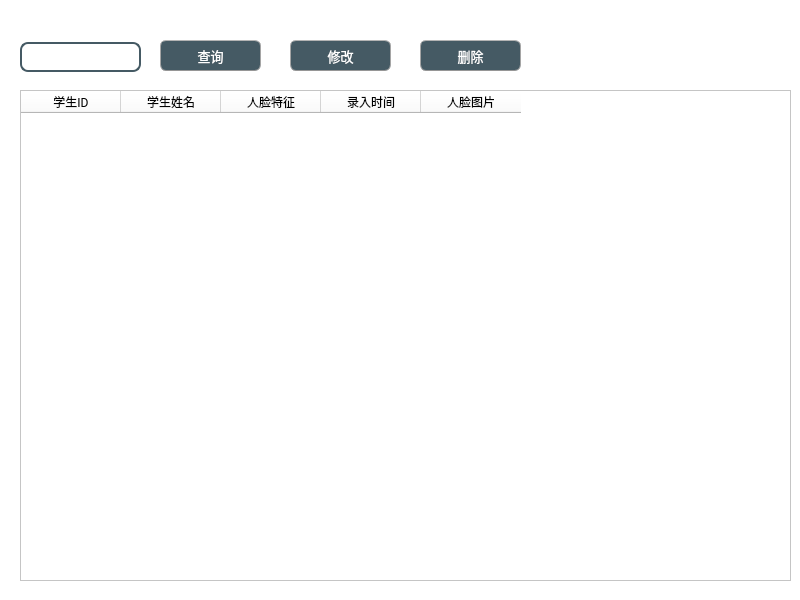
<?xml version="1.0" encoding="UTF-8"?>
<ui version="4.0">
 <class>FaceRecordForm</class>
 <widget class="QWidget" name="FaceRecordForm">
  <property name="geometry">
   <rect>
    <x>0</x>
    <y>0</y>
    <width>800</width>
    <height>600</height>
   </rect>
  </property>
  <property name="windowTitle">
   <string>Form</string>
  </property>
  <property name="styleSheet">
   <string notr="true">background-color: rgb(255, 255, 255);</string>
  </property>
  <widget class="QPushButton" name="pushButton_search">
   <property name="geometry">
    <rect>
     <x>160</x>
     <y>40</y>
     <width>101</width>
     <height>31</height>
    </rect>
   </property>
   <property name="font">
    <font>
     <family>Roboto</family>
     <pointsize>10</pointsize>
     <weight>50</weight>
     <bold>false</bold>
    </font>
   </property>
   <property name="styleSheet">
    <string notr="true">QPushButton{
	
	color: rgb(255, 255, 255);
	border-width: 1px;
	border-radius: 6px;
	border-bottom-color: rgb(150,150,150);
	border-right-color: rgb(165,165,165);
	border-left-color: rgb(165,165,165);
	border-top-color: rgb(180,180,180);
	border-style: solid;
	padding: 4px;
	background-color: rgb(69, 90, 100);
}
QPushButton:hover{
	color: rgb(255, 255, 255);
	border-width: 1px;
	border-radius:6px;
	border-top-color: rgb(255,150,60);
	border-right-color: qlineargradient(spread:pad, x1:0, y1:1, x2:1, y2:0, stop:0 rgba(200, 70, 20, 255), stop:1 rgba(255,150,60, 255));
	border-left-color:  qlineargradient(spread:pad, x1:1, y1:0, x2:0, y2:0, stop:0 rgba(200, 70, 20, 255), stop:1 rgba(255,150,60, 255));
	border-bottom-color: rgb(200,70,20);
	border-style: solid;
	padding: 2px;
	background-color: rgb(69, 90, 100);
}
QPushButton:default{
	color: rgb(255, 255, 255);
	border-width: 1px;
	border-radius:6px;
	border-top-color: rgb(255,150,60);
	border-right-color: qlineargradient(spread:pad, x1:0, y1:1, x2:1, y2:0, stop:0 rgba(200, 70, 20, 255), stop:1 rgba(255,150,60, 255));
	border-left-color:  qlineargradient(spread:pad, x1:1, y1:0, x2:0, y2:0, stop:0 rgba(200, 70, 20, 255), stop:1 rgba(255,150,60, 255));
	border-bottom-color: rgb(200,70,20);
	border-style: solid;
	padding: 2px;
	background-color: qlineargradient(spread:pad, x1:0.5, y1:1, x2:0.5, y2:0, stop:0 rgba(220, 220, 220, 255), stop:1 rgba(255, 255, 255, 255));
}
QPushButton:pressed{
	color: rgb(255, 255, 255);
	border-width: 1px;
	border-radius: 6px;
	border-width: 1px;
	border-top-color: rgba(255,150,60,200);
	border-right-color: qlineargradient(spread:pad, x1:0, y1:1, x2:1, y2:0, stop:0 rgba(200, 70, 20, 255), stop:1 rgba(255,150,60, 200));
	border-left-color:  qlineargradient(spread:pad, x1:1, y1:0, x2:0, y2:0, stop:0 rgba(200, 70, 20, 255), stop:1 rgba(255,150,60, 200));
	border-bottom-color: rgba(200,70,20,200);
	border-style: solid;
	padding: 2px;
	
	background-color: rgb(129, 156, 169);
	
}</string>
   </property>
   <property name="text">
    <string>查询</string>
   </property>
   <property name="icon">
    <iconset resource="resource.qrc">
     <normaloff>:/icon/pic/search.png</normaloff>:/icon/pic/search.png</iconset>
   </property>
  </widget>
  <widget class="QPushButton" name="pushButton_modify">
   <property name="geometry">
    <rect>
     <x>290</x>
     <y>40</y>
     <width>101</width>
     <height>31</height>
    </rect>
   </property>
   <property name="font">
    <font>
     <family>Roboto</family>
     <pointsize>10</pointsize>
     <weight>50</weight>
     <bold>false</bold>
    </font>
   </property>
   <property name="styleSheet">
    <string notr="true">QPushButton{
	
	color: rgb(255, 255, 255);
	border-width: 1px;
	border-radius: 6px;
	border-bottom-color: rgb(150,150,150);
	border-right-color: rgb(165,165,165);
	border-left-color: rgb(165,165,165);
	border-top-color: rgb(180,180,180);
	border-style: solid;
	padding: 4px;
	background-color: rgb(69, 90, 100);
}
QPushButton:hover{
	color: rgb(255, 255, 255);
	border-width: 1px;
	border-radius:6px;
	border-top-color: rgb(255,150,60);
	border-right-color: qlineargradient(spread:pad, x1:0, y1:1, x2:1, y2:0, stop:0 rgba(200, 70, 20, 255), stop:1 rgba(255,150,60, 255));
	border-left-color:  qlineargradient(spread:pad, x1:1, y1:0, x2:0, y2:0, stop:0 rgba(200, 70, 20, 255), stop:1 rgba(255,150,60, 255));
	border-bottom-color: rgb(200,70,20);
	border-style: solid;
	padding: 2px;
	background-color: rgb(69, 90, 100);
}
QPushButton:default{
	color: rgb(255, 255, 255);
	border-width: 1px;
	border-radius:6px;
	border-top-color: rgb(255,150,60);
	border-right-color: qlineargradient(spread:pad, x1:0, y1:1, x2:1, y2:0, stop:0 rgba(200, 70, 20, 255), stop:1 rgba(255,150,60, 255));
	border-left-color:  qlineargradient(spread:pad, x1:1, y1:0, x2:0, y2:0, stop:0 rgba(200, 70, 20, 255), stop:1 rgba(255,150,60, 255));
	border-bottom-color: rgb(200,70,20);
	border-style: solid;
	padding: 2px;
	background-color: qlineargradient(spread:pad, x1:0.5, y1:1, x2:0.5, y2:0, stop:0 rgba(220, 220, 220, 255), stop:1 rgba(255, 255, 255, 255));
}
QPushButton:pressed{
	color: rgb(255, 255, 255);
	border-width: 1px;
	border-radius: 6px;
	border-width: 1px;
	border-top-color: rgba(255,150,60,200);
	border-right-color: qlineargradient(spread:pad, x1:0, y1:1, x2:1, y2:0, stop:0 rgba(200, 70, 20, 255), stop:1 rgba(255,150,60, 200));
	border-left-color:  qlineargradient(spread:pad, x1:1, y1:0, x2:0, y2:0, stop:0 rgba(200, 70, 20, 255), stop:1 rgba(255,150,60, 200));
	border-bottom-color: rgba(200,70,20,200);
	border-style: solid;
	padding: 2px;
	
	background-color: rgb(129, 156, 169);
	
}</string>
   </property>
   <property name="text">
    <string>修改</string>
   </property>
   <property name="icon">
    <iconset resource="resource.qrc">
     <normaloff>:/icon/pic/change.png</normaloff>:/icon/pic/change.png</iconset>
   </property>
  </widget>
  <widget class="QTableWidget" name="tableWidget">
   <property name="geometry">
    <rect>
     <x>20</x>
     <y>90</y>
     <width>771</width>
     <height>491</height>
    </rect>
   </property>
   <property name="font">
    <font>
     <family>Roboto</family>
    </font>
   </property>
   <property name="styleSheet">
    <string notr="true"/>
   </property>
   <column>
    <property name="text">
     <string>学生ID</string>
    </property>
    <property name="font">
     <font>
      <family>Roboto</family>
     </font>
    </property>
    <property name="textAlignment">
     <set>AlignCenter</set>
    </property>
   </column>
   <column>
    <property name="text">
     <string>学生姓名</string>
    </property>
    <property name="font">
     <font>
      <family>Roboto</family>
      <underline>false</underline>
     </font>
    </property>
    <property name="textAlignment">
     <set>AlignCenter</set>
    </property>
   </column>
   <column>
    <property name="text">
     <string>人脸特征</string>
    </property>
    <property name="font">
     <font>
      <family>Roboto</family>
     </font>
    </property>
    <property name="textAlignment">
     <set>AlignCenter</set>
    </property>
   </column>
   <column>
    <property name="text">
     <string>录入时间</string>
    </property>
    <property name="font">
     <font>
      <family>Roboto</family>
     </font>
    </property>
    <property name="textAlignment">
     <set>AlignCenter</set>
    </property>
   </column>
   <column>
    <property name="text">
     <string>人脸图片</string>
    </property>
    <property name="textAlignment">
     <set>AlignCenter</set>
    </property>
   </column>
  </widget>
  <widget class="QPushButton" name="pushButton_delete">
   <property name="geometry">
    <rect>
     <x>420</x>
     <y>40</y>
     <width>101</width>
     <height>31</height>
    </rect>
   </property>
   <property name="font">
    <font>
     <family>Roboto</family>
     <pointsize>10</pointsize>
     <weight>50</weight>
     <bold>false</bold>
    </font>
   </property>
   <property name="styleSheet">
    <string notr="true">QPushButton{
	
	color: rgb(255, 255, 255);
	border-width: 1px;
	border-radius: 6px;
	border-bottom-color: rgb(150,150,150);
	border-right-color: rgb(165,165,165);
	border-left-color: rgb(165,165,165);
	border-top-color: rgb(180,180,180);
	border-style: solid;
	padding: 4px;
	background-color: rgb(69, 90, 100);
}
QPushButton:hover{
	color: rgb(255, 255, 255);
	border-width: 1px;
	border-radius:6px;
	border-top-color: rgb(255,150,60);
	border-right-color: qlineargradient(spread:pad, x1:0, y1:1, x2:1, y2:0, stop:0 rgba(200, 70, 20, 255), stop:1 rgba(255,150,60, 255));
	border-left-color:  qlineargradient(spread:pad, x1:1, y1:0, x2:0, y2:0, stop:0 rgba(200, 70, 20, 255), stop:1 rgba(255,150,60, 255));
	border-bottom-color: rgb(200,70,20);
	border-style: solid;
	padding: 2px;
	background-color: rgb(69, 90, 100);
}
QPushButton:default{
	color: rgb(255, 255, 255);
	border-width: 1px;
	border-radius:6px;
	border-top-color: rgb(255,150,60);
	border-right-color: qlineargradient(spread:pad, x1:0, y1:1, x2:1, y2:0, stop:0 rgba(200, 70, 20, 255), stop:1 rgba(255,150,60, 255));
	border-left-color:  qlineargradient(spread:pad, x1:1, y1:0, x2:0, y2:0, stop:0 rgba(200, 70, 20, 255), stop:1 rgba(255,150,60, 255));
	border-bottom-color: rgb(200,70,20);
	border-style: solid;
	padding: 2px;
	background-color: qlineargradient(spread:pad, x1:0.5, y1:1, x2:0.5, y2:0, stop:0 rgba(220, 220, 220, 255), stop:1 rgba(255, 255, 255, 255));
}
QPushButton:pressed{
	color: rgb(255, 255, 255);
	border-width: 1px;
	border-radius: 6px;
	border-width: 1px;
	border-top-color: rgba(255,150,60,200);
	border-right-color: qlineargradient(spread:pad, x1:0, y1:1, x2:1, y2:0, stop:0 rgba(200, 70, 20, 255), stop:1 rgba(255,150,60, 200));
	border-left-color:  qlineargradient(spread:pad, x1:1, y1:0, x2:0, y2:0, stop:0 rgba(200, 70, 20, 255), stop:1 rgba(255,150,60, 200));
	border-bottom-color: rgba(200,70,20,200);
	border-style: solid;
	padding: 2px;
	
	background-color: rgb(129, 156, 169);
	
}</string>
   </property>
   <property name="text">
    <string>删除</string>
   </property>
   <property name="icon">
    <iconset resource="resource.qrc">
     <normaloff>:/icon/pic/delete (1).png</normaloff>:/icon/pic/delete (1).png</iconset>
   </property>
  </widget>
  <widget class="QLineEdit" name="lineEdit_search">
   <property name="geometry">
    <rect>
     <x>20</x>
     <y>42</y>
     <width>121</width>
     <height>30</height>
    </rect>
   </property>
   <property name="styleSheet">
    <string notr="true">background-color: rgb(255, 255, 255);
border: 2px solid;
border-color: rgb(69, 90, 100);
border-radius:8px;</string>
   </property>
  </widget>
 </widget>
 <resources>
  <include location="resource.qrc"/>
 </resources>
 <connections/>
</ui>
